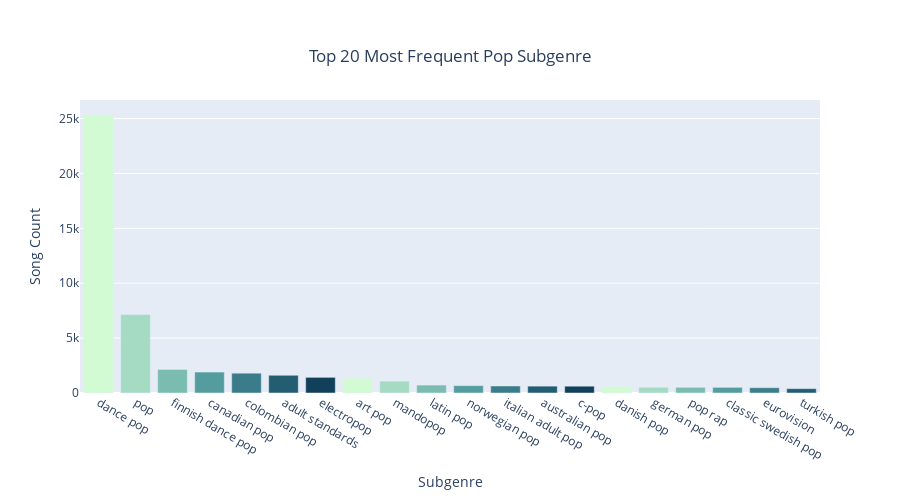

Write notebook code for a chart like this one.
### Code cell
# Pop
df_pop_count = df[df['genre'] == 'pop'].groupby('sub_genre')['sub_genre'].count().reset_index(name='count').sort_values('count', ascending=False)[:20]
fig = px.bar(df_pop_count, x='sub_genre', y='count',
             title='Top 20 Most Frequent Pop Subgenre',
             color='sub_genre',
             height=500,
             width=900,
             labels={
                "sub_genre": "Subgenre",
                "count": "Song Count"
                },
             color_discrete_sequence=px.colors.sequential.Darkmint)
fig.update_layout(
    title={
        'y':0.9,
        'x':0.5,
        'xanchor': 'center',
        'yanchor': 'top'})
fig.update(layout_showlegend=False)
fig.show(config=config)

### Figure 1 — Plotly figure (JSON) as saved in the notebook; plotly's stock layout.template omitted (floating-point values rounded to 4 significant figures)
{"data": [{"alignmentgroup": "True", "hovertemplate": "Subgenre=%{x}<br>Song Count=%{y}<extra></extra>", "legendgroup": "dance pop", "marker": {"color": "rgb(210, 251, 212)", "pattern": {"shape": ""}}, "name": "dance pop", "offsetgroup": "dance pop", "orientation": "v", "showlegend": true, "textposition": "auto", "type": "bar", "x": ["dance pop"], "xaxis": "x", "y": [25351], "yaxis": "y"}, {"alignmentgroup": "True", "hovertemplate": "Subgenre=%{x}<br>Song Count=%{y}<extra></extra>", "legendgroup": "pop", "marker": {"color": "rgb(165, 219, 194)", "pattern": {"shape": ""}}, "name": "pop", "offsetgroup": "pop", "orientation": "v", "showlegend": true, "textposition": "auto", "type": "bar", "x": ["pop"], "xaxis": "x", "y": [7146], "yaxis": "y"}, {"alignmentgroup": "True", "hovertemplate": "Subgenre=%{x}<br>Song Count=%{y}<extra></extra>", "legendgroup": "finnish dance pop", "marker": {"color": "rgb(123, 188, 176)", "pattern": {"shape": ""}}, "name": "finnish dance pop", "offsetgroup": "finnish dance pop", "orientation": "v", "showlegend": true, "textposition": "auto", "type": "bar", "x": ["finnish dance pop"], "xaxis": "x", "y": [2147], "yaxis": "y"}, {"alignmentgroup": "True", "hovertemplate": "Subgenre=%{x}<br>Song Count=%{y}<extra></extra>", "legendgroup": "canadian pop", "marker": {"color": "rgb(85, 156, 158)", "pattern": {"shape": ""}}, "name": "canadian pop", "offsetgroup": "canadian pop", "orientation": "v", "showlegend": true, "textposition": "auto", "type": "bar", "x": ["canadian pop"], "xaxis": "x", "y": [1909], "yaxis": "y"}, {"alignmentgroup": "True", "hovertemplate": "Subgenre=%{x}<br>Song Count=%{y}<extra></extra>", "legendgroup": "colombian pop", "marker": {"color": "rgb(58, 124, 137)", "pattern": {"shape": ""}}, "name": "colombian pop", "offsetgroup": "colombian pop", "orientation": "v", "showlegend": true, "textposition": "auto", "type": "bar", "x": ["colombian pop"], "xaxis": "x", "y": [1803], "yaxis": "y"}, {"alignmentgroup": "True", "hovertemplate": "Subgenre=%{x}<br>Song Count=%{y}<extra></extra>", "legendgroup": "adult standards", "marker": {"color": "rgb(35, 93, 114)", "pattern": {"shape": ""}}, "name": "adult standards", "offsetgroup": "adult standards", "orientation": "v", "showlegend": true, "textposition": "auto", "type": "bar", "x": ["adult standards"], "xaxis": "x", "y": [1616], "yaxis": "y"}, {"alignmentgroup": "True", "hovertemplate": "Subgenre=%{x}<br>Song Count=%{y}<extra></extra>", "legendgroup": "electropop", "marker": {"color": "rgb(18, 63, 90)", "pattern": {"shape": ""}}, "name": "electropop", "offsetgroup": "electropop", "orientation": "v", "showlegend": true, "textposition": "auto", "type": "bar", "x": ["electropop"], "xaxis": "x", "y": [1426], "yaxis": "y"}, {"alignmentgroup": "True", "hovertemplate": "Subgenre=%{x}<br>Song Count=%{y}<extra></extra>", "legendgroup": "art pop", "marker": {"color": "rgb(210, 251, 212)", "pattern": {"shape": ""}}, "name": "art pop", "offsetgroup": "art pop", "orientation": "v", "showlegend": true, "textposition": "auto", "type": "bar", "x": ["art pop"], "xaxis": "x", "y": [1350], "yaxis": "y"}, {"alignmentgroup": "True", "hovertemplate": "Subgenre=%{x}<br>Song Count=%{y}<extra></extra>", "legendgroup": "mandopop", "marker": {"color": "rgb(165, 219, 194)", "pattern": {"shape": ""}}, "name": "mandopop", "offsetgroup": "mandopop", "orientation": "v", "showlegend": true, "textposition": "auto", "type": "bar", "x": ["mandopop"], "xaxis": "x", "y": [1079], "yaxis": "y"}, {"alignmentgroup": "True", "hovertemplate": "Subgenre=%{x}<br>Song Count=%{y}<extra></extra>", "legendgroup": "latin pop", "marker": {"color": "rgb(123, 188, 176)", "pattern": {"shape": ""}}, "name": "latin pop", "offsetgroup": "latin pop", "orientation": "v", "showlegend": true, "textposition": "auto", "type": "bar", "x": ["latin pop"], "xaxis": "x", "y": [722], "yaxis": "y"}, {"alignmentgroup": "True", "hovertemplate": "Subgenre=%{x}<br>Song Count=%{y}<extra></extra>", "legendgroup": "norwegian pop", "marker": {"color": "rgb(85, 156, 158)", "pattern": {"shape": ""}}, "name": "norwegian pop", "offsetgroup": "norwegian pop", "orientation": "v", "showlegend": true, "textposition": "auto", "type": "bar", "x": ["norwegian pop"], "xaxis": "x", "y": [670], "yaxis": "y"}, {"alignmentgroup": "True", "hovertemplate": "Subgenre=%{x}<br>Song Count=%{y}<extra></extra>", "legendgroup": "italian adult pop", "marker": {"color": "rgb(58, 124, 137)", "pattern": {"shape": ""}}, "name": "italian adult pop", "offsetgroup": "italian adult pop", "orientation": "v", "showlegend": true, "textposition": "auto", "type": "bar", "x": ["italian adult pop"], "xaxis": "x", "y": [638], "yaxis": "y"}, {"alignmentgroup": "True", "hovertemplate": "Subgenre=%{x}<br>Song Count=%{y}<extra></extra>", "legendgroup": "australian pop", "marker": {"color": "rgb(35, 93, 114)", "pattern": {"shape": ""}}, "name": "australian pop", "offsetgroup": "australian pop", "orientation": "v", "showlegend": true, "textposition": "auto", "type": "bar", "x": ["australian pop"], "xaxis": "x", "y": [626], "yaxis": "y"}, {"alignmentgroup": "True", "hovertemplate": "Subgenre=%{x}<br>Song Count=%{y}<extra></extra>", "legendgroup": "c-pop", "marker": {"color": "rgb(18, 63, 90)", "pattern": {"shape": ""}}, "name": "c-pop", "offsetgroup": "c-pop", "orientation": "v", "showlegend": true, "textposition": "auto", "type": "bar", "x": ["c-pop"], "xaxis": "x", "y": [619], "yaxis": "y"}, {"alignmentgroup": "True", "hovertemplate": "Subgenre=%{x}<br>Song Count=%{y}<extra></extra>", "legendgroup": "danish pop", "marker": {"color": "rgb(210, 251, 212)", "pattern": {"shape": ""}}, "name": "danish pop", "offsetgroup": "danish pop", "orientation": "v", "showlegend": true, "textposition": "auto", "type": "bar", "x": ["danish pop"], "xaxis": "x", "y": [597], "yaxis": "y"}, {"alignmentgroup": "True", "hovertemplate": "Subgenre=%{x}<br>Song Count=%{y}<extra></extra>", "legendgroup": "german pop", "marker": {"color": "rgb(165, 219, 194)", "pattern": {"shape": ""}}, "name": "german pop", "offsetgroup": "german pop", "orientation": "v", "showlegend": true, "textposition": "auto", "type": "bar", "x": ["german pop"], "xaxis": "x", "y": [521], "yaxis": "y"}, {"alignmentgroup": "True", "hovertemplate": "Subgenre=%{x}<br>Song Count=%{y}<extra></extra>", "legendgroup": "pop rap", "marker": {"color": "rgb(123, 188, 176)", "pattern": {"shape": ""}}, "name": "pop rap", "offsetgroup": "pop rap", "orientation": "v", "showlegend": true, "textposition": "auto", "type": "bar", "x": ["pop rap"], "xaxis": "x", "y": [519], "yaxis": "y"}, {"alignmentgroup": "True", "hovertemplate": "Subgenre=%{x}<br>Song Count=%{y}<extra></extra>", "legendgroup": "classic swedish pop", "marker": {"color": "rgb(85, 156, 158)", "pattern": {"shape": ""}}, "name": "classic swedish pop", "offsetgroup": "classic swedish pop", "orientation": "v", "showlegend": true, "textposition": "auto", "type": "bar", "x": ["classic swedish pop"], "xaxis": "x", "y": [517], "yaxis": "y"}, {"alignmentgroup": "True", "hovertemplate": "Subgenre=%{x}<br>Song Count=%{y}<extra></extra>", "legendgroup": "eurovision", "marker": {"color": "rgb(58, 124, 137)", "pattern": {"shape": ""}}, "name": "eurovision", "offsetgroup": "eurovision", "orientation": "v", "showlegend": true, "textposition": "auto", "type": "bar", "x": ["eurovision"], "xaxis": "x", "y": [481], "yaxis": "y"}, {"alignmentgroup": "True", "hovertemplate": "Subgenre=%{x}<br>Song Count=%{y}<extra></extra>", "legendgroup": "turkish pop", "marker": {"color": "rgb(35, 93, 114)", "pattern": {"shape": ""}}, "name": "turkish pop", "offsetgroup": "turkish pop", "orientation": "v", "showlegend": true, "textposition": "auto", "type": "bar", "x": ["turkish pop"], "xaxis": "x", "y": [397], "yaxis": "y"}], "layout": {"barmode": "relative", "height": 500, "legend": {"title": {"text": "Subgenre"}, "tracegroupgap": 0}, "showlegend": false, "title": {"text": "Top 20 Most Frequent Pop Subgenre", "x": 0.5, "xanchor": "center", "y": 0.9, "yanchor": "top"}, "width": 900, "xaxis": {"anchor": "y", "categoryarray": ["dance pop", "pop", "finnish dance pop", "canadian pop", "colombian pop", "adult standards", "electropop", "art pop", "mandopop", "latin pop", "norwegian pop", "italian adult pop", "australian pop", "c-pop", "danish pop", "german pop", "pop rap", "classic swedish pop", "eurovision", "turkish pop"], "categoryorder": "array", "domain": [0, 1], "title": {"text": "Subgenre"}}, "yaxis": {"anchor": "x", "domain": [0, 1], "title": {"text": "Song Count"}}}}
